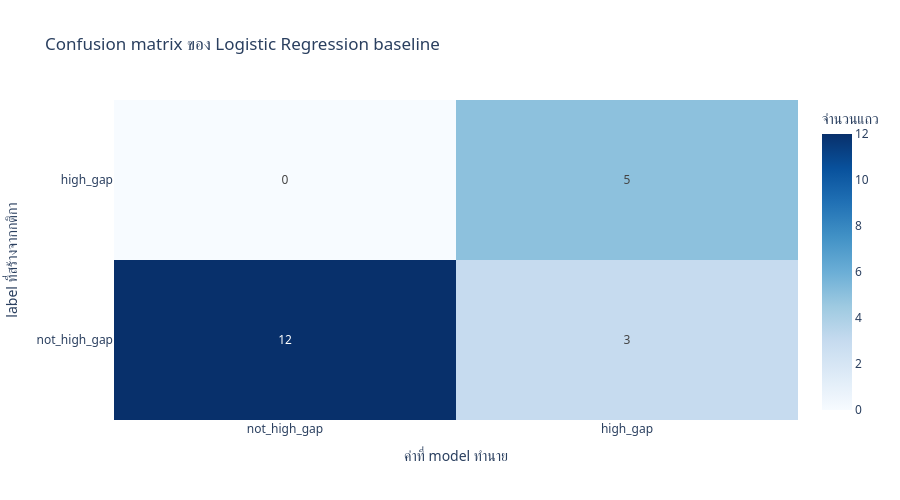

Notebook source saved alongside this figure:
### Markdown cell above
## สร้าง Plotly confusion matrix สำหรับ HTML report

กราฟนี้สรุปผล classification baseline ของ derived label เท่านั้น

### Code cell
classification_plotly_figure = go.Figure(
    data=go.Heatmap(
        z=classification_confusion_matrix,
        x=["not_high_gap", "high_gap"],
        y=["not_high_gap", "high_gap"],
        colorscale="Blues",
        text=classification_confusion_matrix,
        texttemplate="%{text}",
        colorbar={"title": "จำนวนแถว"},
    )
)
classification_plotly_figure.update_layout(
    title="Confusion matrix ของ Logistic Regression baseline",
    xaxis_title="ค่าที่ model ทำนาย",
    yaxis_title="label ที่สร้างจากกติกา",
    template="plotly_white",
    height=500,
    font={"family": "Sarabun, system-ui, sans-serif"},
    hoverlabel={"font": {"family": "Sarabun, system-ui, sans-serif"}},
)

### Figure 1 — Plotly figure (JSON) as saved in the notebook; plotly's stock layout.template omitted (floating-point values rounded to 4 significant figures)
{"data": [{"colorbar": {"title": {"text": "จำนวนแถว"}}, "colorscale": [[0.0, "rgb(247,251,255)"], [0.125, "rgb(222,235,247)"], [0.25, "rgb(198,219,239)"], [0.375, "rgb(158,202,225)"], [0.5, "rgb(107,174,214)"], [0.625, "rgb(66,146,198)"], [0.75, "rgb(33,113,181)"], [0.875, "rgb(8,81,156)"], [1.0, "rgb(8,48,107)"]], "text": [[12, 3], [0, 5]], "texttemplate": "%{text}", "type": "heatmap", "x": ["not_high_gap", "high_gap"], "y": ["not_high_gap", "high_gap"], "z": [[12, 3], [0, 5]]}], "layout": {"font": {"family": "Sarabun, system-ui, sans-serif"}, "height": 500, "hoverlabel": {"font": {"family": "Sarabun, system-ui, sans-serif"}}, "title": {"text": "Confusion matrix ของ Logistic Regression baseline"}, "xaxis": {"title": {"text": "ค่าที่ model ทำนาย"}}, "yaxis": {"title": {"text": "label ที่สร้างจากกติกา"}}}}
